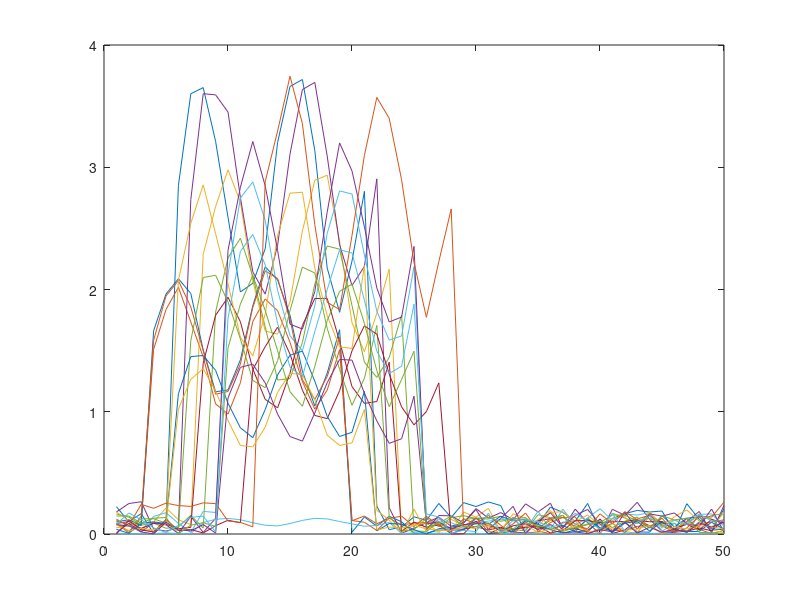
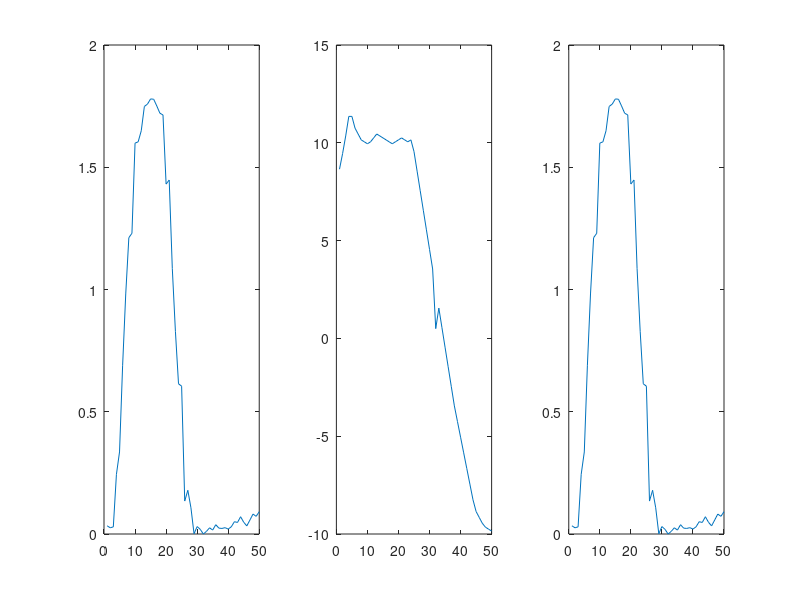

Write MATLAB code to recreate these figures, in order.
clear all; close all;

L = 50;
N = 20;

[Xgrid,Ygrid] = meshgrid(1:L,1:L);
D = double(abs(Xgrid-Ygrid));

% template = sin(linspace(0,pi,L/2));
template = sin(linspace(0,4*pi,L/3)) + 3;
% template = 10*ones(1,round(L/3));

X = zeros(N,L);
for ii=1:N
    % random shift
%     start = randi(L-length(template));
    start = 2+randi(10);
    X(ii, (1+start):(1+start+length(template)-1)) = template;
end

% random noise
X = X + 0.3*rand(size(X));
X = diag(rand(N,1))*X;
figure(1);
plot(X');

% br = rand(L,1);
% br = 0.5*ones(L,1);
br = mean(X)';

for iter =1:50
    fprintf('iter #%d\n', iter);
    alpha = zeros(L,1);
    for ii=1:N
        fprintf('ii = #%d\n', ii);
        xi = X(ii,:);
        xi = reshape(xi,[numel(xi),1]);
        ai = sum(xi) / sum(br);
        aib = ai*br;
        
        % dual
        A = sparse([kron(sparse(eye(L)),ones(L,1)), kron(ones(L,1),sparse(eye(L)))]);
        b = D(:);
        f = -[aib;xi];
        alpha_beta_i = linprog(f,A,b);
        alpha = alpha + alpha_beta_i(1:L);
    end
    

    
    alpha = alpha / N;
    
    c = 1;
    while min(br - c*alpha)<0
        c = c*0.9;
    end
    br_new = br-c*alpha;

%     br = br-min(br);
%     br = br/max(abs(br))*10;

    figure(2);
    subplot(1,3,1);
    plot(br);
    subplot(1,3,2);
    plot(alpha);
    subplot(1,3,3);
    plot(br_new);
    drawnow;
    
%     pause;
    
    br = br_new;
end


% % dual
% A = sparse([kron(eye(L),ones(L,1)), kron(ones(L,1),eye(L))]);
% b = D(:);
% f = -[aib;x];
% alpha_beta = linprog(f,A,b);

% % primal
% f = D(:);
% A = -eye(L*L);
% b = zeros(L*L,1);
% Aeq = [kron(ones(1,L), eye(L)); kron(eye(L),ones(1,L))];
% beq = [xi;aib];
% vecP = linprog(f,A,b,Aeq, beq);
% Pi = reshape(vecP, [L,L]);

